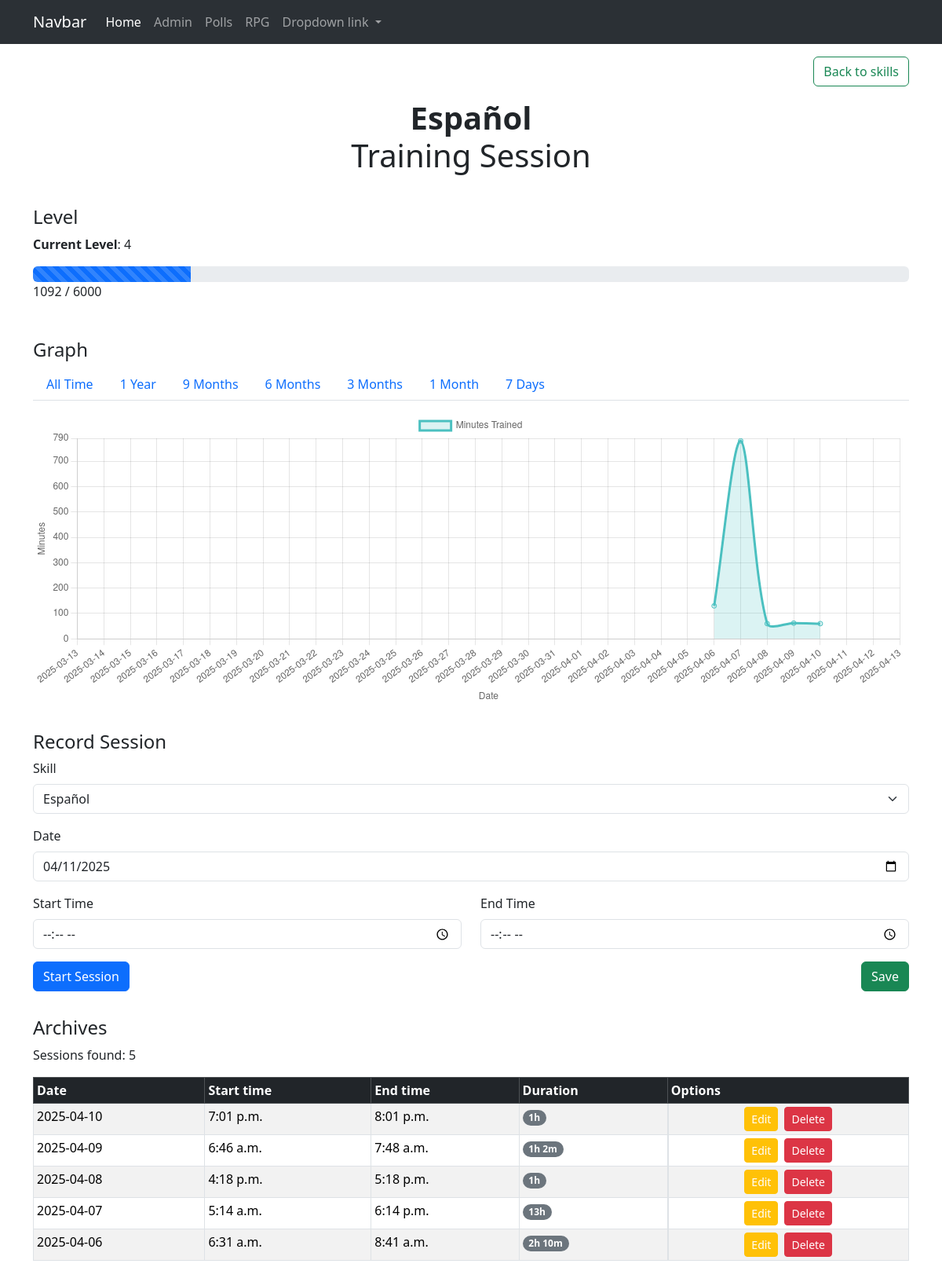
Screenshot of /rbg/train/1/ with the database file from the repository.
### real_live_rpg/models.py (models this page shows, shortened)
class Skill(models.Model):
    skill_name = models.CharField(max_length=200)
    pub_date = models.DateTimeField( "date published", default=timezone.now)
    def __str__(self):
        return self.skill_name
    def total_minutes(self):
        sessions = self.timespent_set.all()
        total = timedelta()
        for session in sessions:
            if session.start_time and session.end_time:
                total += datetime.combine(session.date, session.end_time) - datetime.combine(session.date, session.start_time)
        return int(total.total_seconds() // 60)
    def level(self):
        total_xp = self.total_minutes()
        level = int(math.sqrt(total_xp / 60))
        return min(level, 100)
    def current_level(self):
        total_minutes = self.total_minutes()
        return min(int((total_minutes / 600000) * 100), 100)
    def xp_for_next_level(self):
        level = self.current_level()
        return int(((level + 1) / 100) * 600000)
    def current_xp(self):
        return self.total_minutes()

class TimeSpent(models.Model):
    skill = models.ForeignKey(Skill, on_delete=models.CASCADE)
    date = models.DateField(default=timezone.now)
    start_time = models.TimeField("Training session start")
    end_time = models.TimeField("Training session end")
    pub_date = models.DateTimeField(auto_now_add=True)
    def amount_time(self):
         if not self.start_time or not self.end_time or not self.date:
             return "~incomplete data"
         start_dt = datetime.combine(self.date, self.start_time)
         end_dt = datetime.combine(self.date, self.end_time)
         duration = end_dt - start_dt
         total_seconds = int(duration.total_seconds())
         hours = total_seconds // 3600
         minutes = (total_seconds % 3600) // 60
         seconds = total_seconds % 60
         parts = []
         if hours:
            parts.append(f"{hours}h")
         if minutes:
            parts.append(f"{minutes}m")
         if seconds or not parts:
             parts.append(f"{seconds}s")
         return " ".join(parts)

### real_live_rpg/views.py (the view)
# urls.py: path("train/<int:skill_id>/", views.train_skill, name="train"),
def train_skill(request, skill_id):
    skill = get_object_or_404(Skill, pk=skill_id)
    skill_sessions_list = TimeSpent.objects.filter(skill=skill).order_by("-date")
    today = date.today()
    earliest_session = TimeSpent.objects.filter(skill=skill).aggregate(Min("date"))["date__min"]
    latest_session = TimeSpent.objects.filter(skill=skill).aggregate(Max("date"))["date__max"]
    ranges = {
        "7d": (today - timedelta(days=7), today + timedelta(days=1)),
        "1m": (today - timedelta(days=30), today + timedelta(days=1)),
        "3m": (today - timedelta(days=90), today + timedelta(days=1)),
        "6m": (today - timedelta(days=180), today + timedelta(days=1)),
        "9m": (today - timedelta(days=270), today + timedelta(days=1)),
        "1y": (today - timedelta(days=365), today + timedelta(days=1)),
        "all": (today - timedelta(days=1), latest_session),
    }
    if earliest_session is not None:
        ranges.update({"all": (earliest_session - timedelta(days=1), latest_session),})
    selected_range = request.GET.get("range", "1m")
    start_date, end_date = ranges.get(selected_range, ranges["1m"])
    chart_data = get_padded_daily_training_data(skill, start_date, end_date)
    date_ranges = [
    ("all", "All Time"),
    ("1y", "1 Year"),
    ("9m", "9 Months"),
    ("6m", "6 Months"),
    ("3m", "3 Months"),
    ("1m", "1 Month"),
    ("7d", "7 Days"),
]
    if request.method == "POST":
        form = TimeSpentForm(request.POST)
        if form.is_valid():
            training = form.save(commit=False)
            training.skill = skill
            training.save()
            return redirect("rpg:train", skill_id=skill.id)
        else:
            print(form.errors)
    else:
        form = TimeSpentForm(initial={'skill': skill})
    return render(request, "rpg/train.html", {
        "form": form,
        'skill': skill,
        "skill_sessions_list": skill_sessions_list,
        "chart_data": chart_data,
        "date_ranges": date_ranges,
        "xp_percent": int((skill.current_xp() / skill.xp_for_next_level()) * 100),
        })

### real_live_rpg/forms.py
class TimeSpentForm(forms.ModelForm):
    class Meta:
        model = TimeSpent
        fields = ['skill', 'date', 'start_time', 'end_time']
        widgets = {
            'skill': forms.Select(attrs={
                'class':'form-select'
            }),
            'date': forms.DateInput(attrs={
                "class":"form-control",
                'type':'date'
                }),
            'start_time': forms.TimeInput(attrs={
                "class":"form-control",
                'type': 'time'
                }),
            'end_time': forms.TimeInput(attrs={
                "class":"form-control",
                'type': 'time'
                }),
        }
    def __init__(self, *args, **kwargs):
        super().__init__(*args, **kwargs)
        today = timezone.localdate()
        self.fields["date"].initial = today

### real_live_rpg/views.py (called while the page is built)
def get_padded_daily_training_data(skill, start_date, end_date):
    sessions = TimeSpent.objects.filter(skill=skill, date__range=(start_date, end_date))
    daily_totals = defaultdict(timedelta)
    for session in sessions:
        if session.start_time and session.end_time:
            duration = datetime.combine(session.date, session.end_time) - datetime.combine(session.date, session.start_time)
            daily_totals[session.date] += duration
    padded_data = []
    current = start_date
    while current <= end_date:
        duration = daily_totals.get(current)
        if duration:
            minutes = round(duration.total_seconds() / 60)
        else:
            minutes = None
        padded_data.append({"date":current.strftime("%Y-%m-%d"), "minutes": minutes})
        current += timedelta(days=1)
    return padded_data

### real_live_rpg/templates/rpg/train.html (shortened to what this page needs)
{% extends "magic/basics.html" %}
{% block content %}
<div class="row justify-content-center">
    <div class="col-12 d-flex justify-content-end">
        <a type="button" class="btn btn-outline-success" href="{% url 'rpg:index' %}">Back to skills</a>
    </div>
    <div class="col-12 my-3">
        <h1 class="text-center"><strong>{{ skill.skill_name }}</strong> <br /> Training Session</h1>
    </div>
    <div class="col-12 my-3">
        <h2 class="h4 font-weight-bold">Level</h2>
        <p><strong>Current Level</strong>: {{ skill.level }}</p>
        <div class="progress" role="progressbar" aria-label="" aria-valuenow="{{ xp_percent }}%" aria-valuemin="0" aria-valuemax="100" style="height: 20px">
            <div class="progress-bar bg-primary progress-bar-striped progress-bar-animated" style="width: {{ xp_percent }}%"></div>
        </div>
        <p>{{ skill.current_xp }} / {{ skill.xp_for_next_level }}</p>
    </div>
    <div class="col-12 my-3">
        <h2 class="h4 font-weight-bold">Graph</h2>
        {% if chart_data %}
        <ul class="nav nav-tabs mb-3">
            {% for range in date_ranges %}
            <li class="nav-item">
                <a class="nav-link {% if selected_range == range.0 %}active{% endif %}" href="?range={{ range.0 }}">{{ range.1 }}</a>
            </li>
            {% endfor %}
        </ul>
        <canvas id="trainingChart" height="100"></canvas>
        <script>
            const rawData = JSON.parse(document.getElementById('chart-data').textContent);
            const labels = rawData.map(item => item.date);
            const dataPoints = rawData.map(item => item.minutes);
            const largestMinutes = Math.max(...dataPoints)
            new Chart(document.getElementById('trainingChart'), {
                type: 'line',
                data: {
                    labels: labels,
                    datasets: [{
                        label: 'Minutes Trained',
                        data: dataPoints,
                        spanGaps: false,
                        fill: true,
                        borderColor: 'rgba(75, 192, 192, 1)',
                        backgroundColor: 'rgba(75, 192, 192, 0.2)',
                        tension: 0.3
                    }]
                },
                options: {
                    scales: {
                        y: {
                            beginAtZero: true,
                            title: {
                                display: true,
                                text: 'Minutes'
                            },
                            max: (largestMinutes + 10)
                        },
                        x: {
                            title: {
                                display: true,
                                text: 'Date'
                            }
                        }
                    }
                }
            });
        </script>
        {% else %}
        <p>No training sessions yet</p>
        {% endif %}
    </div>
    <div class="col-12 my-3">
        <h2 class="h4 font-weight-bold">Record Session</h2>
        {% include "partials/_training_session_form.html" with action_url=request.path button_label="Log Training" %}
    </div>
    <div class="col-12 my-3">
        <h2 class="h4 font-weight-bold">Archives</h2>
        {% if skill_sessions_list %}
        <p>Sessions found: {{ skill_sessions_list|length }}</p>
        {% endif %}
        <div class="table-responsive">
            <table class="table table-sm table-bordered table-striped">
                <thead class="table-dark bg-primary text-white">
                    <tr>
                        <th>Date</th>
                        <th>Start time</th>
                        <th>End time</th>
                        <th>Duration</th>
                        <th>Options</th>
                    </tr>
                </thead>
                <tbody>
                    {% if skill_sessions_list %}
                    {% for session in skill_sessions_list %}
                    <tr>
                        <td>{{ session.date|date:"Y-m-d" }}</td>
                        <td>{{ session.start_time|date:"g:i a" }}</td>
                        <td>{{ session.end_time|date:"g:i a" }}</td>
                        <td>
                            <span class="badge rounded-pill text-bg-secondary">
                                {{ session.amount_time }}
                            </span>
                        </td>
                        <td class="d-flex justify-content-center">
                            <a href="{% url 'rpg:edit_training_session' session.id %}" class="btn btn-sm btn-warning text-white mx-1">
                                Edit
                            </a>
                            <a href="{% url 'rpg:remove_training_session' session.id %}" class="btn btn-sm btn-danger text-white mx-1">
                                Delete
                            </a>
                        </td>
                    </tr>
                    {% endfor %}
                    {% else %}
                    <p>No training sessions yet</p>
                    {% endif %}
                </tbody>
            </table>
        </div>
    </div>
</div>
</div>
</div>
</div>
{% endblock %}

### rows the page displays
Skill: skill_name "Español", level "4", current_xp "1092", xp_for_next_level "6000"
TimeSpent: date "2025-04-10", start_time "7:01 p.m.", end_time "8:01 p.m.", amount_time "1h"
TimeSpent: date "2025-04-09", start_time "6:46 a.m.", end_time "7:48 a.m.", amount_time "1h 2m"
TimeSpent: date "2025-04-08", start_time "4:18 p.m.", end_time "5:18 p.m.", amount_time "1h"
TimeSpent: date "2025-04-07", start_time "5:14 a.m.", end_time "6:14 p.m.", amount_time "13h"
TimeSpent: date "2025-04-06", start_time "6:31 a.m.", end_time "8:41 a.m.", amount_time "2h 10m"

### other values shown
{{ range.1 }} "All Time" "1 Year" "9 Months" "6 Months" "3 Months" "1 Month" "7 Days"
{{ button_latel|default:"Save" }} "Save"
{{ skill_sessions_list|length }} "5"
